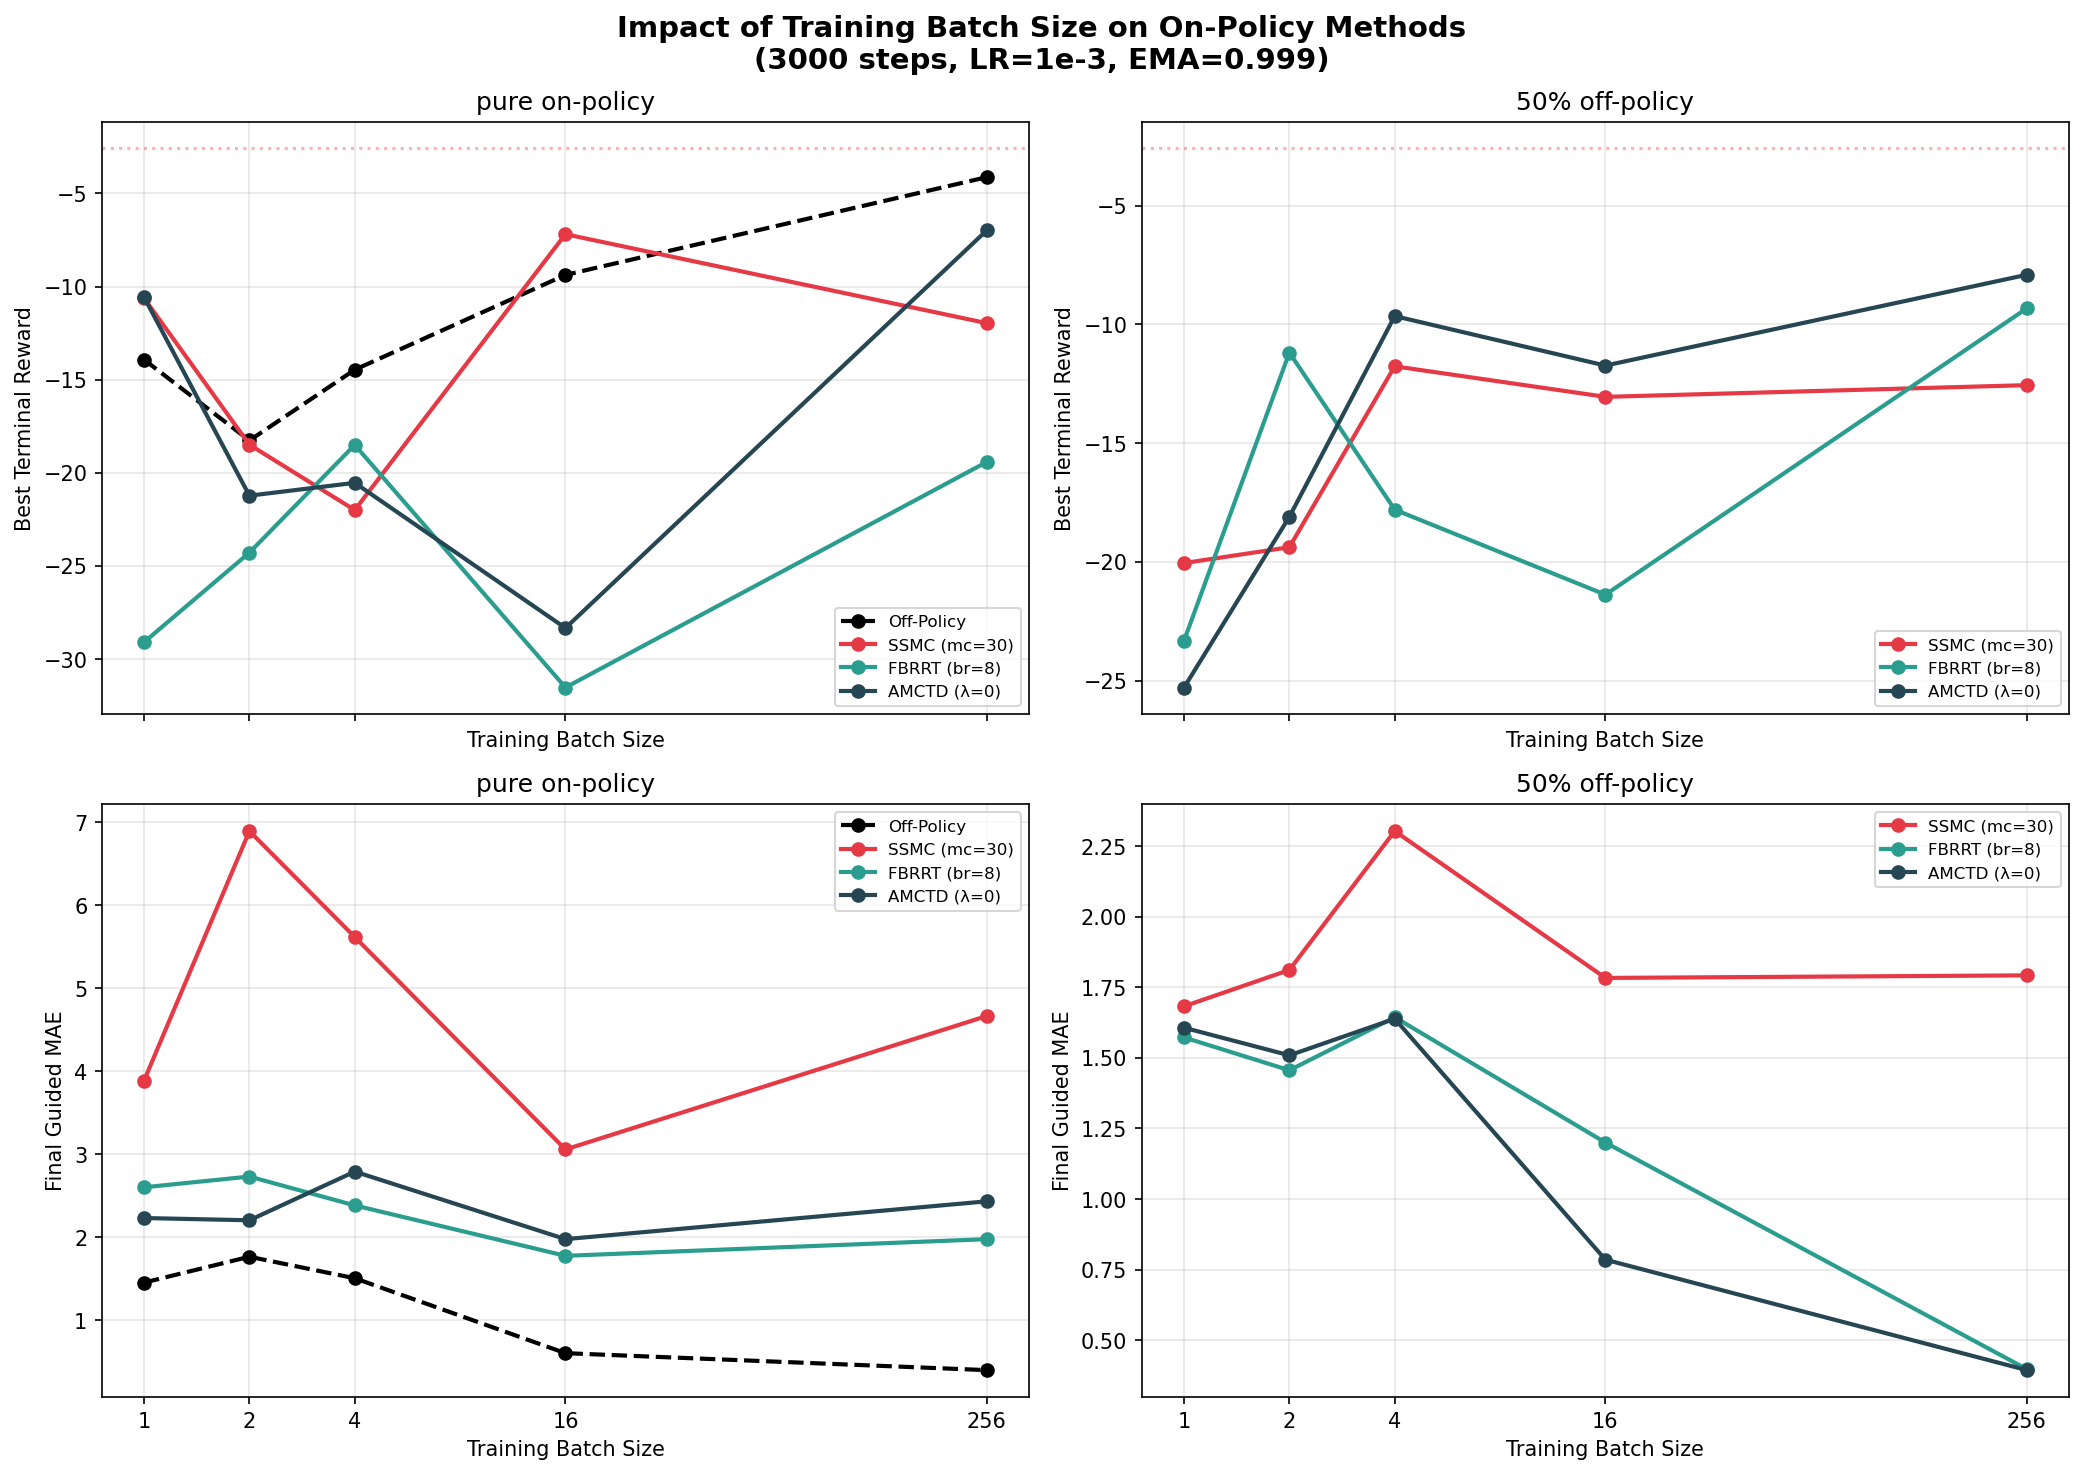

This figure's Python source:
#!/usr/bin/env python3
"""Batch size sweep: does smaller training batch size help on-policy methods?

Hypothesis: SSMC/FBRRT have lower-variance targets, but large batch size (256)
averages over many samples per gradient step, negating this advantage. Smaller
batch sizes may let the lower variance shine through.

Training batch sizes: 1, 2, 4, 16, 256 (squares: sqrt(var) scales as sqrt(BS)).
Dataset internal generation batch size is unchanged.

Sweeps training batch size × off_policy_frac for SSMC (mc=30), FBRRT (branch=8),
and ancestral MC TD(λ=0).
"""

import gc, json, os, shutil, time
from functools import partial
from math import sqrt, ceil

import matplotlib
matplotlib.use("Agg")
import matplotlib.pyplot as plt
import numpy as np
import pandas as pd
import torch
import torch.nn as nn
from einops import reduce
from sklearn.datasets import make_moons
from sklearn.mixture import GaussianMixture
from sklearn.preprocessing import StandardScaler
from torch.utils.data import DataLoader, TensorDataset

import lightning as L
from lightning.pytorch.callbacks import Callback, ModelCheckpoint
from lightning.pytorch.loggers import CSVLogger

from diffusion_rl.models.on_policy import OnPolicySMCDataset, OnPolicyValue
from diffusion_rl.models.off_policy import InterpolatingNumpyDataset, OffPolicyValue
from diffusion_rl.modules.resnet_mlp import ValueNetwork

# ── GMM setup ──────────────────────────────────────────────────────────────
X, _ = make_moons(n_samples=10_000, noise=0.05, random_state=42)
scalar = StandardScaler(); X = scalar.fit_transform(X)
clf = GaussianMixture(n_components=100, covariance_type="spherical"); clf.fit(X)
_means = torch.from_numpy(clf.means_).double()
_sigma2 = torch.from_numpy(clf.covariances_).double()
_weights = torch.from_numpy(clf.weights_).double()
_sigmas = torch.sqrt(_sigma2)[:, None]
_weights_col = _weights[:, None]
D = 2; a = 1.0; c = torch.tensor([1.0, 0.0])
means_np = clf.means_; sigmas_np = np.sqrt(clf.covariances_); weights_np = clf.weights_

# ── Analytical value ───────────────────────────────────────────────────────
class AV(nn.Module):
    def __init__(self, means, sigma2, weights, a=1.0, c_=None, D_=2):
        super().__init__()
        if c_ is None: c_ = torch.tensor([1.0, 0.0])
        self.register_buffer("means", means.float())
        self.register_buffer("sigma2", sigma2.float())
        self.register_buffer("weights", weights.float())
        self.a = a; self.D = D_; self.register_buffer("c", c_.float())
    def _log_Z(self, m, v):
        cc = self.c.double(); d = 1+20*v
        return (-self.D/2*torch.log(d)+(-10*(m**2).sum(-1)+20*(m*cc).sum(-1)+200*v*(cc**2).sum())/d-10*(cc**2).sum())
    def forward(self, x, t):
        x = x.double(); t = t.double().reshape(-1)
        if t.numel() == 1: t = t.expand(x.shape[0])
        t_ = t[:, None]; m = self.means.double(); s2 = self.sigma2.double(); w = self.weights.double()
        dk = t_*s2[None,:]+2*self.a*(1-t_); mm = t_[:,:,None]*m[None,:,:]
        d2 = ((x[:,None,:]-mm)**2).sum(-1); ts = t_+1e-40
        lg = (-self.D/2*torch.log(2*torch.pi*ts*dk)-d2/(2*ts*dk))
        lw = torch.log(w)[None,:]; lpw = lw+lg-torch.logsumexp(lw+lg,dim=1,keepdim=True)
        tV = 2*self.a*(1-t_)*s2[None,:]/dk
        tmu = (s2[None,:,None]*x[:,None,:]+2*self.a*(1-t_)[:,:,None]*m[None,:,:])/dk[:,:,None]
        return torch.logsumexp(lpw+self._log_Z(tmu, tV), dim=1).float()

_avm = AV(_means, _sigma2, _weights, a=a, c_=c, D_=D)
def anal_fn(x, t): return _avm(x.cpu(), t.cpu()).to(x.device)

# ── Drift ──────────────────────────────────────────────────────────────────
def gmm_drift(xt, ts, a_):
    ts = ts.reshape(-1, 1)
    xt_ = xt[..., None]; means_ = _means.float().to(xt).T[None, ...]
    ts_ = ts[..., None]; sigmas_ = _sigmas.float().to(xt).T; weights_ = _weights_col.float().to(xt).T
    denom = 2*a_*(1-ts)+ts*sigmas_**2
    le = -reduce((xt_-means_*ts_)**2, "n d m -> n m", "sum")/(2*ts*denom)
    lsf = torch.log(2*a_*(1-ts)/denom)*D/2
    lrw = torch.log(weights_)+le+lsf; lw = lrw-torch.logsumexp(lrw, dim=1, keepdim=True)
    lw = torch.where((ts == 0), torch.log(weights_), lw)
    nm = (2*a_*(1-ts_)*means_+xt_*sigmas_[None,...]**2)/denom[:,None,:]
    us = (nm-xt[:,:,None])/(1-ts[...,None])
    return reduce(torch.exp(lw)[:,None,:]*us, "n d m -> n d", "sum")

DEVICE = "mps"
base_drift = lambda x, t: gmm_drift(x, t if t.ndim >= 1 else t.unsqueeze(0), a).to(dtype=torch.float)
reward_fn = lambda x: -10*(x - c.to(x)).square().sum(dim=1)
smc_reward = lambda x, t: reward_fn(x)
def gmm_sample(n):
    k = np.random.choice(len(weights_np), size=n, p=weights_np)
    return means_np[k] + sigmas_np[k, np.newaxis]*np.random.randn(n, D)

with open("experiments/common/analytical_target.json") as f: _at = json.load(f)
E_OPT = _at["E_opt"]
all_rewards = reward_fn(torch.from_numpy(X).float()); max_r = all_rewards.max()
bias_val = (torch.log(torch.mean(torch.exp(all_rewards - max_r))) + max_r).item()

# ── Config ─────────────────────────────────────────────────────────────────
LOG_DIR = "lightning_logs/batch_sweep"
CKPT_DIR = "checkpoints/batch_sweep"
TOTAL_STEPS = 3000
LR = 1e-3
EMA_DECAY = 0.999
val_loader = DataLoader(TensorDataset(torch.zeros(1)), batch_size=1)

# Training batch sizes: 1, 2, 4, 16, 256 (squares progression)
BATCH_SIZES = [1, 2, 4, 16, 256]

# ── Trajectory eval callback ──────────────────────────────────────────────
class TrajCB(Callback):
    def __init__(self, af, n=256, ns=100):
        super().__init__(); self.af = af; self.n = n; self.ns = ns
    def on_validation_batch_end(self, trainer, pl, outputs, batch, bi):
        if bi > 0: return
        dim = pl.hparams.dim; dev = pl.device; n = self.n; dt = 1.0/self.ns
        for beta, label in [(0, "base"), (1, "guided")]:
            x = torch.zeros(n, dim, device=dev)
            ax, at = [x], [torch.zeros(n, device=dev)]
            dfn = partial(pl.drift, beta=beta)
            for st in torch.linspace(0, 1, self.ns+1, device=dev)[:-1]:
                tv = st.expand(n)
                dx = dfn(x, tv)*dt; db = sqrt(2*pl.a*dt)*torch.randn_like(x)
                x = x + dx + db; ax.append(x)
                at.append(torch.full((n,), float(st)+dt, device=dev))
            ax = torch.cat(ax); at = torch.cat(at)
            with torch.no_grad():
                vp = pl.value_module(ax, at); va = self.af(ax, at)
            err = vp - va
            pl.log(f"traj_avg_mae_{label}", err.abs().mean(), prog_bar=False)

# ── Build configs ──────────────────────────────────────────────────────────
configs = []

# Off-policy baselines at each batch size
for bs in BATCH_SIZES:
    configs.append({
        "name": f"offpolicy_bs{bs}",
        "method": "offpolicy",
        "sampling_method": None,
        "mc": 10, "branch": 4,
        "frac": 1.0,
        "bs": bs,
    })

# SSMC with mc=30: sweep batch size × frac
for bs in BATCH_SIZES:
    for frac in [0.0, 0.5]:
        configs.append({
            "name": f"ssmc_bs{bs}_frac{int(frac*100)}",
            "method": "on_policy",
            "sampling_method": "single_seed_mc",
            "mc": 30, "branch": 4,
            "frac": frac,
            "bs": bs,
        })

# FBRRT with branch=8: sweep batch size × frac
for bs in BATCH_SIZES:
    for frac in [0.0, 0.5]:
        configs.append({
            "name": f"fbrrt_bs{bs}_frac{int(frac*100)}",
            "method": "on_policy",
            "sampling_method": "fbrrt",
            "mc": 10, "branch": 8,
            "frac": frac,
            "bs": bs,
        })

# Ancestral MC TD(λ=0): sweep batch size × frac
for bs in BATCH_SIZES:
    for frac in [0.0, 0.5]:
        configs.append({
            "name": f"amctd_bs{bs}_frac{int(frac*100)}",
            "method": "on_policy",
            "sampling_method": "ancestral_mc_td_lambda",
            "mc": 10, "branch": 4,
            "frac": frac,
            "bs": bs,
        })

print(f"E_OPT={E_OPT:.4f}")
print(f"Total configs: {len(configs)}")

# ── Run ───────────────────────────────────────────────────────────────────
for i, cfg in enumerate(configs):
    name = cfg["name"]
    csv_path = f"{LOG_DIR}/{name}/version_0/metrics.csv"

    # Skip if done
    if os.path.exists(csv_path):
        df = pd.read_csv(csv_path)
        val = df.dropna(subset=["val_reward_mean"])
        if len(val) > 0 and int(val["step"].max()) >= TOTAL_STEPS - 1:
            print(f"  {name}: Already complete, skipping.")
            continue

    # Clean partial
    for v in range(3):
        p = f"{LOG_DIR}/{name}/version_{v}"
        if os.path.exists(p): shutil.rmtree(p)
    p = f"{CKPT_DIR}/{name}"
    if os.path.exists(p): shutil.rmtree(p)

    print(f"\n{'='*70}")
    print(f"  [{i+1}/{len(configs)}] {name}  (bs={cfg['bs']})")
    print(f"{'='*70}")

    t0 = time.time()
    vm = ValueNetwork(D, bias=bias_val)
    bs = cfg["bs"]

    if cfg["method"] == "offpolicy":
        ds_off = InterpolatingNumpyDataset(
            generating_function=gmm_sample, a=a, batch_size=1024
        )
        off_model = OffPolicyValue(
            base_score_module=base_drift, value_module=vm,
            reward_function=reward_fn, dim=D, a=a, lr=LR,
            loss_type="quad", analytical_value_fn=anal_fn,
        )
        loader = DataLoader(ds_off, batch_size=bs)
        tcb = TrajCB(anal_fn)
        ccb = ModelCheckpoint(dirpath=f"{CKPT_DIR}/{name}", save_last=True,
                              save_top_k=1, monitor="val_reward_mean", mode="max", filename="best")
        logger = CSVLogger(LOG_DIR, name=name, version=0)
        trainer = L.Trainer(
            max_steps=TOTAL_STEPS,
            val_check_interval=max(1, TOTAL_STEPS // 40),
            callbacks=[ccb, tcb], logger=logger,
            enable_checkpointing=True, enable_progress_bar=True,
        )
        trainer.fit(off_model, loader, val_dataloaders=val_loader)
        del off_model
    else:
        model = OnPolicyValue(
            base_score_module=base_drift, value_module=vm,
            reward_function=reward_fn, dim=D, a=a, lr=LR,
            loss_type="quad", analytical_value_fn=anal_fn, ema_decay=EMA_DECAY,
        )
        ds_batch = max(1, ceil(32 / cfg["mc"]))
        ds = OnPolicySMCDataset(
            dim=D, drift=base_drift, value=model.ema,
            smc_value=smc_reward, reward=reward_fn,
            device=DEVICE, a=a,
            batch_size=ds_batch, n_steps=100,
            mc_samples_per_step=cfg["mc"],
            sampling_method=cfg["sampling_method"],
            lambda_eff=0.0,
            branch=cfg["branch"],
            entropy_lambda=2.0,
            off_policy_frac=cfg["frac"],
            generating_function=gmm_sample,
        )
        loader = DataLoader(ds, batch_size=bs)
        tcb = TrajCB(anal_fn)
        ccb = ModelCheckpoint(dirpath=f"{CKPT_DIR}/{name}", save_last=True,
                              save_top_k=1, monitor="val_reward_mean", mode="max", filename="best")
        logger = CSVLogger(LOG_DIR, name=name, version=0)
        trainer = L.Trainer(
            max_steps=TOTAL_STEPS,
            val_check_interval=max(1, TOTAL_STEPS // 40),
            callbacks=[ccb, tcb], logger=logger,
            enable_checkpointing=True, enable_progress_bar=True,
        )
        trainer.fit(model, loader, val_dataloaders=val_loader)
        del model

    elapsed = (time.time() - t0) / 60
    print(f"  Elapsed: {elapsed:.1f} min")
    del vm, trainer, loader
    gc.collect()
    if torch.backends.mps.is_available():
        torch.mps.empty_cache()

# ── Results ───────────────────────────────────────────────────────────────
print(f"\n{'='*70}")
print(f"  RESULTS ({TOTAL_STEPS} steps, E_OPT={E_OPT:.4f})")
print(f"{'='*70}\n")

all_data = {}
print(f"  {'Name':<30} {'BS':>4} {'Best':>8} {'Final':>8} {'G-MAE':>7}")
print(f"  {'-'*60}")

for cfg in configs:
    name = cfg["name"]
    csv_path = f"{LOG_DIR}/{name}/version_0/metrics.csv"
    if not os.path.exists(csv_path): continue
    df = pd.read_csv(csv_path)
    val = df.dropna(subset=["val_reward_mean"])
    if len(val) == 0: continue
    best = val["val_reward_mean"].max()
    final = val["val_reward_mean"].iloc[-1]
    gm = df.dropna(subset=["traj_avg_mae_guided"])
    gf = gm["traj_avg_mae_guided"].iloc[-1] if len(gm) > 0 else float("nan")
    all_data[name] = {"cfg": cfg, "best": best, "final": final, "g_mae": gf}
    print(f"  {name:<30} {cfg['bs']:>4} {best:>8.3f} {final:>8.3f} {gf:>7.3f}")

# ── Plots ─────────────────────────────────────────────────────────────────
method_styles = [
    ("offpolicy", "Off-Policy", "black", "--"),
    ("ssmc", "SSMC (mc=30)", "#e63946", "-"),
    ("fbrrt", "FBRRT (br=8)", "#2a9d8f", "-"),
    ("amctd", "AMCTD (λ=0)", "#264653", "-"),
]

fig, axes = plt.subplots(2, 2, figsize=(14, 10), sharex=True)
fig.suptitle("Impact of Training Batch Size on On-Policy Methods\n(3000 steps, LR=1e-3, EMA=0.999)",
             fontsize=14, fontweight="bold")

for row, (metric, ylabel) in enumerate([("best", "Best Terminal Reward"), ("g_mae", "Final Guided MAE")]):
    for col, frac in enumerate([0.0, 0.5]):
        ax = axes[row, col]
        frac_label = "pure on-policy" if frac == 0.0 else "50% off-policy"
        ax.set_title(f"{frac_label}")

        for prefix, label, color, ls in method_styles:
            vals = []
            for bs in BATCH_SIZES:
                if prefix == "offpolicy":
                    name = f"offpolicy_bs{bs}"
                else:
                    name = f"{prefix}_bs{bs}_frac{int(frac*100)}"
                if name in all_data:
                    vals.append(all_data[name][metric])
                else:
                    vals.append(float("nan"))
            if prefix == "offpolicy" and col == 1:
                continue  # don't repeat off-policy
            ax.plot(BATCH_SIZES, vals, marker="o", color=color, ls=ls, lw=2, label=label)

        ax.set_xscale("log", base=2)
        ax.set_xticks(BATCH_SIZES)
        ax.set_xticklabels(BATCH_SIZES)
        ax.set_xlabel("Training Batch Size")
        ax.set_ylabel(ylabel)
        ax.legend(fontsize=8); ax.grid(True, alpha=0.3)
        if row == 0:
            ax.axhline(E_OPT, color="red", ls=":", alpha=0.3)

plt.tight_layout()
plt.savefig("experiments/misc/2026-05-06_batch_size_sweep/batch_size_sweep.png", dpi=150, bbox_inches="tight")
print("\nSaved: experiments/misc/2026-05-06_batch_size_sweep/batch_size_sweep.png")

# ── Save JSON ─────────────────────────────────────────────────────────────
with open("experiments/misc/2026-05-06_batch_size_sweep/batch_size_sweep_results.json", "w") as f:
    json.dump({
        "configs": configs,
        "results": {k: {kk: vv for kk, vv in v.items() if kk != "cfg"}
                    for k, v in all_data.items()},
    }, f, indent=2, default=str)

print("\nDone.")
